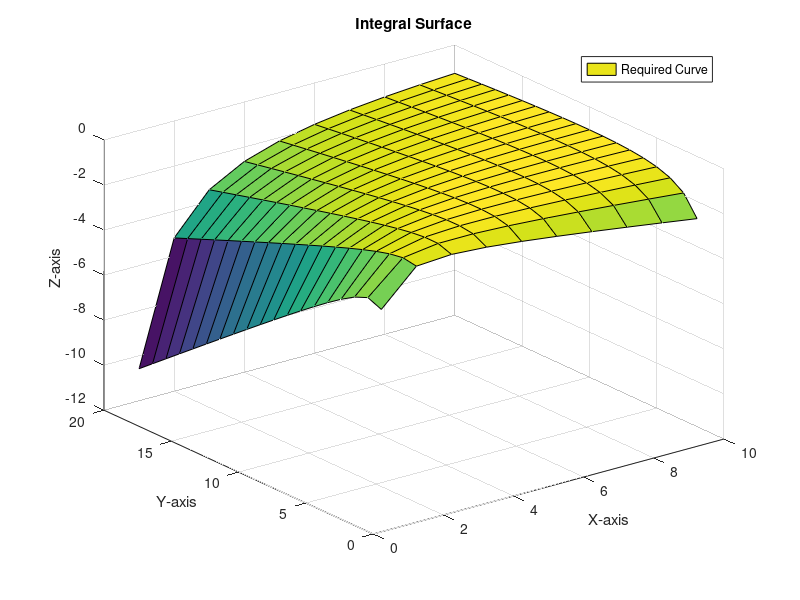

Write MATLAB code to recreate this figure.
[x,y]= meshgrid(1:10,2:20);
z=(x.^2+y.^2+1)./(2-(2*x.*y));
surf(x,y,z)
title('Integral Surface');
legend('Required Curve');
xlabel('X-axis');ylabel('Y-axis');zlabel('Z-axis')
